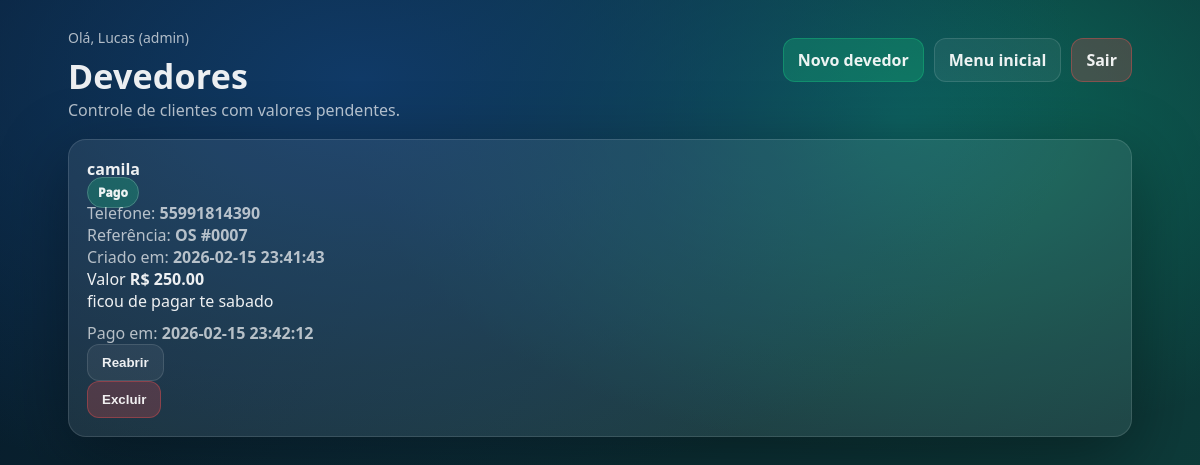
Screenshot of /devedores (signed in) with the database file from the repository.
### tables this page shows
CREATE TABLE devedores (
        id INTEGER PRIMARY KEY AUTOINCREMENT,
        criado_em TEXT,
        cliente_nome TEXT,
        cliente_fone TEXT,
        referencia TEXT,
        valor REAL DEFAULT 0,
        obs TEXT,
        status TEXT DEFAULT 'em aberto',
        pago_em TEXT
    );

### app.py (the view)
@app.get("/devedores")
@login_required
def devedores():
    conn = get_db()
    rows = conn.execute("""
        SELECT * FROM devedores
        ORDER BY
          CASE WHEN status='em aberto' THEN 0 ELSE 1 END,
          id DESC
    """).fetchall()
    conn.close()
    return render_template("devedores.html", rows=rows)

### app.py (called while the page is built)
def get_db():
    conn = sqlite3.connect(DB_PATH)
    conn.row_factory = sqlite3.Row
    return conn

@app.before_request
def startup():
    if not os.path.exists(DB_PATH):
        try:
            app._db_ready = False
        except Exception:
            pass
    if not getattr(app, "_db_ready", False):
        ensure_tables()
        app._db_ready = True
        print(f"✅ DB em uso: {DB_PATH}")

def login_required(fn):
    @wraps(fn)
    def wrapper(*args, **kwargs):
        if not session.get("user_id"):
            return redirect(url_for("login"))
        return fn(*args, **kwargs)
    return wrapper

@app.context_processor
def inject_helpers():
    def pad_os(n: int) -> str:
        try:
            return str(int(n)).zfill(4)
        except Exception:
            return "0000"
    return dict(
        pad_os=pad_os,
        STATUS_LABEL=STATUS_LABEL,
        STATUS_CLASS=STATUS_CLASS,
        CHECKLIST_LABELS=CHECKLIST_LABELS
    )

### templates/devedores.html
{% extends "base.html" %}
{% block content %}
<div class="container" style="max-width:1100px;">
  <div class="page-head">
    <div>
      <div class="hello">Olá, {{ session.usuario }} ({{ session.role }})</div>
      <h1>Devedores</h1>
      <div class="muted">Controle de clientes com valores pendentes.</div>
    </div>
    <div class="head-actions head-actions-gap">
      <a class="btn btn-green" href="{{ url_for('devedores_novo') }}">Novo devedor</a>
      <a class="btn btn-ghost" href="{{ url_for('painel') }}">Menu inicial</a>
      <a class="btn btn-red" href="{{ url_for('logout') }}">Sair</a>
    </div>
  </div>
  <div class="card" style="margin-top:18px;">
    {% if rows %}
      <div class="dev-grid">
        {% for d in rows %}
          <div class="dev-card {% if d.status == 'pago' %}dev-paid{% else %}dev-open{% endif %}">
            <div class="dev-top">
              <div class="dev-name"><b>{{ d.cliente_nome }}</b></div>
              <span class="badge {% if d.status=='pago' %}st-fechada{% else %}st-sem{% endif %}">
                {{ 'Pago' if d.status=='pago' else 'Em aberto' }}
              </span>
            </div>
            <div class="dev-line muted">Telefone: <b class="text-strong">{{ d.cliente_fone or '-' }}</b></div>
            <div class="dev-line muted">Referência: <b class="text-strong">{{ d.referencia or '-' }}</b></div>
            <div class="dev-line muted">Criado em: <b class="text-strong">{{ d.criado_em }}</b></div>
            <div class="dev-value">
              <span>Valor</span>
              <b>R$ {{ "%.2f"|format(d.valor or 0) }}</b>
            </div>
            {% if d.obs %}
              <div class="dev-obs">{{ d.obs }}</div>
            {% endif %}
            {% if d.status == 'pago' %}
              <div class="muted" style="margin-top:10px;">Pago em: <b class="text-strong">{{ d.pago_em }}</b></div>
            {% endif %}
            <div class="dev-actions">
              {% if d.status != 'pago' %}
                <form method="post" action="{{ url_for('devedor_marcar_pago', dev_id=d.id) }}">
                  <button class="btn btn-green" type="submit">Marcar como pago</button>
                </form>
              {% else %}
                <form method="post" action="{{ url_for('devedor_reabrir', dev_id=d.id) }}">
                  <button class="btn btn-ghost" type="submit">Reabrir</button>
                </form>
              {% endif %}
              {% if session.role == 'admin' %}
                <form method="post" action="{{ url_for('devedor_excluir', dev_id=d.id) }}">
                  <button class="btn btn-red" type="submit" onclick="return confirm('Excluir este devedor?')">Excluir</button>
                </form>
              {% endif %}
            </div>
          </div>
        {% endfor %}
      </div>
    {% else %}
      <div class="muted">Nenhum devedor cadastrado.</div>
    {% endif %}
  </div>
</div>
{% endblock %}

### static/style.css (style rules this page uses)
:root { --bg1:#081a2c; --bg2:#0e3f3b; --card: rgba(255,255,255,.08); --card2: rgba(255,255,255,.06); --stroke: rgba(255,255,255,.12); --text: rgba(255,255,255,.92); --muted: rgba(255,255,255,.68); --shadow: 0 20px 70px rgba(0,0,0,.35); }
* { box-sizing:border-box }
body { margin:0; font-family: system-ui, -apple-system, Segoe UI, Roboto, Arial, sans-serif; color: var(--text); background: radial-gradient(1200px 700px at 30% 10%, #103a67 0%, transparent 60%), radial-gradient(1000px 600px at 75% 15%, #0c6a5b 0%, transparent 55%), linear-gradient(120deg, var(--bg1), var(--bg2)); min-height:100vh; }
a { color:inherit; text-decoration:none }
.container { padding:28px 18px; margin:0 auto }
.card { background: var(--card); border:1px solid var(--stroke); border-radius:18px; box-shadow: var(--shadow); padding:18px; }
h1 { margin:0; font-size:34px; letter-spacing:.2px }
.hello { font-size:14px; color:var(--muted); margin-bottom:6px }
.muted { color:var(--muted) }
.page-head { display:flex; justify-content:space-between; align-items:flex-start; gap:16px; }
.head-actions { display:flex; gap:10px; flex-wrap:wrap }
.head-actions-gap { margin-top:10px; margin-bottom:14px }
.btn { border:1px solid var(--stroke); background: rgba(255,255,255,.08); color: var(--text); padding:10px 14px; border-radius:12px; cursor:pointer; font-weight:800; }
.btn-green { background: rgba(24, 204, 128, .25); border-color: rgba(24,204,128,.35) }
.btn-red { background: rgba(255, 80, 80, .22); border-color: rgba(255,80,80,.35) }
.btn-ghost { background: rgba(255,255,255,.06) }
.badge { padding:6px 10px; border-radius:999px; border:1px solid rgba(255,255,255,.18); font-weight:950; font-size:12px; white-space:nowrap; }
.st-fechada { background: rgba(24, 204, 128, .26) }

### rows the page displays
devedores: cliente_nome "camila", status "Pago", cliente_fone "55991814390", referencia "OS #0007", criado_em "2026-02-15 23:41:43", valor "250.00", obs "ficou de pagar te sabado", pago_em "2026-02-15 23:42:12"

### other values shown
{{ session.usuario }} "Lucas"
{{ session.role }} "admin"
